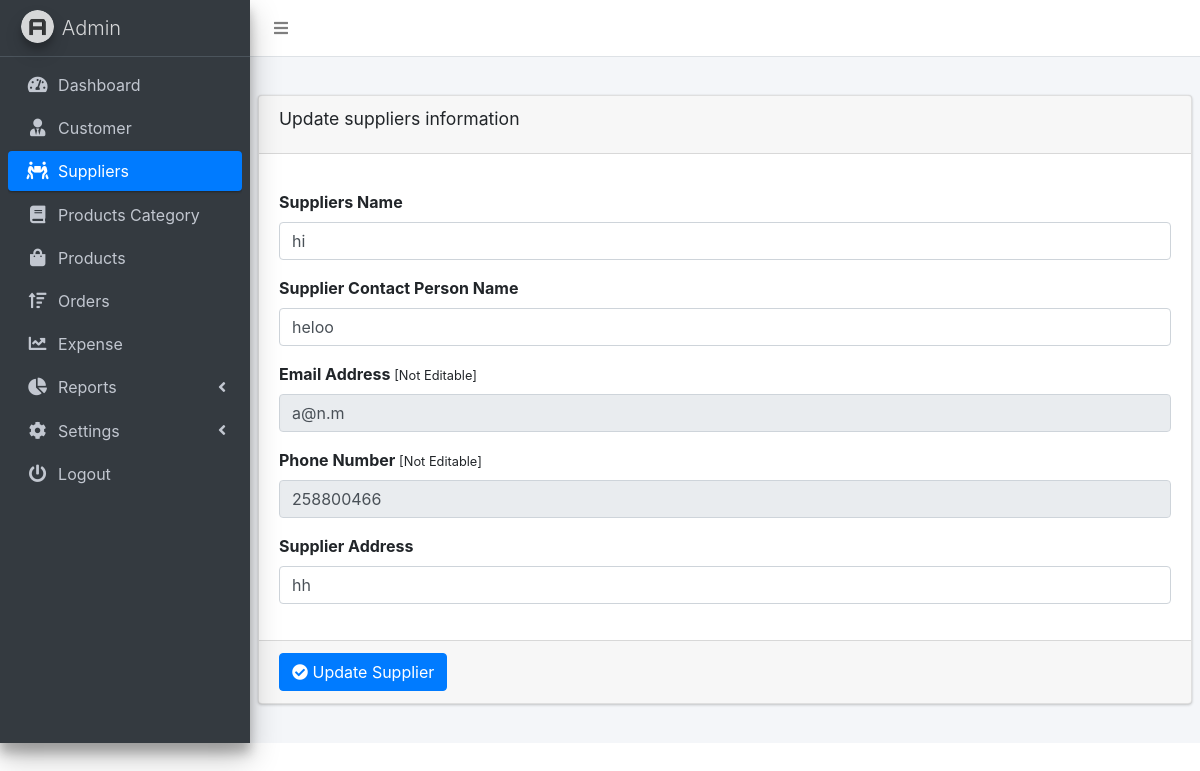
Page /edit_supplier.php?id=21 (signed in) on the committed database.
### tables this page shows
CREATE TABLE `suppliers` (
  `suppliers_id` int(255) NOT NULL,
  `suppliers_name` varchar(255) NOT NULL,
  `suppliers_contact_person` varchar(255) NOT NULL,
  `suppliers_cell` varchar(255) NOT NULL,
  `suppliers_email` varchar(255) NOT NULL,
  `suppliers_address` varchar(255) NOT NULL,
  `timestamp` timestamp NOT NULL DEFAULT current_timestamp() ON UPDATE current_timestamp()
);

### edit_supplier.php (the view, shortened to what this page needs)
<?php
if ($_SERVER["REQUEST_METHOD"] == "GET") {
  $getid = $_GET['id'];
  include('db_connect.php');
  if (!empty($getid)) {
    $query = mysqli_query($con, "SELECT * FROM suppliers WHERE suppliers_id='$getid'");
    $row = mysqli_fetch_assoc($query);
  }
}
?>
<!DOCTYPE html>
<html lang="en">
<head>
  <link rel="stylesheet" href="dist/css/preloader.css">
  <link rel="stylesheet" href="plugins/sweetalert2/sweetalert2.min.css">
  <link rel="stylesheet" href="plugins/fontawesome-free/css/all.min.css">
  <link rel="stylesheet" href="https://code.ionicframework.com/ionicons/2.0.1/css/ionicons.min.css">
  <link rel="stylesheet" href="plugins/datatables-bs4/css/dataTables.bootstrap4.min.css">
  <link rel="stylesheet" href="plugins/datatables-responsive/css/responsive.bootstrap4.min.css">
  <link rel="stylesheet" href="dist/css/adminlte.min.css">
  <link href="plugins/bootstrap/css/bootstrap.min.css" rel="stylesheet"/>
</head>
<body class="hold-transition sidebar-mini">
<div class="wrapper">
  <nav class="main-header navbar navbar-expand navbar-white navbar-light">
    <ul class="navbar-nav">
      <li class="nav-item">
        <a class="nav-link" data-widget="pushmenu" href="#" role="button"><i class="fas fa-bars"></i></a>
      </li>
    </ul>
  </nav>
  <aside class="main-sidebar sidebar-dark-primary elevation-4">
    <a href="#" class="brand-link">
      <img src="dist/img/AdminLTELogo.png"
           alt="AdminLTE Logo"
           class="brand-image img-circle elevation-3"
           style="opacity: .8">
      <span class="brand-text font-weight-light">Admin</span>
    </a>
    <div class="sidebar">
      <nav class="mt-2">
        <ul class="nav nav-pills nav-sidebar flex-column" data-widget="treeview" role="menu" data-accordion="false">
          <li class="nav-item">
            <a href="dashboard.php" class="nav-link">
              <i class="nav-icon fas fa-tachometer-alt"></i>
              <p>
                Dashboard
              </p>
            </a>
          </li>
          <li class="nav-item">
            <a href="customers.php" class="nav-link ">
              <i class="nav-icon fas fa-user-tie"></i>
              <p>
                Customer
              </p>
            </a>
          </li>
          <li class="nav-item">
            <a href="suppliers.php" class="nav-link active">
              <i class="nav-icon fas fa-people-carry"></i>
              <p>
                Suppliers
              </p>
            </a>
          </li>
          <li class="nav-item">
            <a href="category.php" class="nav-link">
              <i class="nav-icon fas fa-book"></i>
              <p>
                Products Category
              </p>
            </a>
          </li>
          <li class="nav-item">
            <a href="products.php" class="nav-link">
              <i class="nav-icon fas fa-shopping-bag"></i>
              <p>
                Products
              </p>
            </a>
          </li>
          <li class="nav-item">
            <a href="orders.php" class="nav-link">
              <i class="nav-icon fas fa-sort-amount-up"></i>
              <p>
                Orders
              </p>
            </a>
          </li>
          <li class="nav-item">
            <a href="expense.php" class="nav-link">
              <i class="nav-icon fas fa-chart-line"></i>
              <p>
                Expense
              </p>
            </a>
          </li>
          <li class="nav-item">
            <a href="#" class="nav-link">
              <i class="nav-icon fas fa-chart-pie"></i>
              <p>
                Reports
                <i class="right fas fa-angle-left"></i>
              </p>
            </a>
          </li>
          <li class="nav-item">
            <a href="products.php" class="nav-link">
              <i class="nav-icon fas fa-cog"></i>
              <p>
                Settings
                <i class="right fas fa-angle-left"></i>
              </p>
            </a>
          </li>
          <li class="nav-item">
            <a href="logout.php" class="nav-link">
              <i class="nav-icon fas fa-power-off"></i>
              <p>
                Logout
              </p>
            </a>
          </li>
        </ul>
      </nav>
    </div>
  </aside>
  <div class="content-wrapper">
    <section class="content-header">
    </section>
    <section class="content">
      <div class="row">
        <div class="col-12">
          <div class="card">
            <div class="card-header">
              <h3 class="card-title">Update suppliers information</h3>
            </div>
            <form role="form" id="quickForm" method="post" action="edit_supplier.php">
              <div class="card-body">
                <div class="form-group">
                  <label for="exampleInputSupplierName">Suppliers Name</label>
                  <input type="text" name="supplier_name" class="form-control" id="exampleInputSupplierName"
                         value="<?php echo $row['suppliers_name'] ?>">
                </div>
                <div class="form-group">
                  <label for="exampleInputSupplierName">Supplier Contact Person Name</label>
                  <input type="text" name="supplier_contact_person" class="form-control" id="exampleInputSupplierName"
                         value="<?php echo $row['suppliers_contact_person'] ?>">
                </div>
                <div class="form-group">
                  <label for="exampleInputEmail1">Email Address <small>[Not Editable]</small></label>
                  <input type="email" name="supplier_email" class="form-control" id="exampleInputEmail1" readonly
                         value="<?php echo $row['suppliers_email'] ?>">
                </div>
                <div class="form-group">
                  <label for="exampleInputPhone">Phone Number <small>[Not Editable]</small></label>
                  <input type="tel" name="supplier_phone" class="form-control" id="exampleInputPhone" readonly
                         value="<?php echo $row['suppliers_cell'] ?>">
                </div>
                <div class="form-group">
                  <label for="exampleInputAddress">Supplier Address</label>
                  <input type="text" name="supplier_address" class="form-control" id="exampleInputAddress"
                         value="<?php echo $row['suppliers_address'] ?>">
                </div>
              </div>
              <div class="card-footer">
                <button type="submit" id="update_supplier" class="btn btn-primary"> <i class="fa fa-check-circle"></i> Update Supplier</button>
              </div>
            </form>
          </div>
        </div>
      </div>
    </section>
  </div>
</div>
</body>
</html>

### rows in the picture
suppliers: supplier_name "hi", supplier_contact_person "heloo", supplier_email "a@n.m", supplier_phone "258800466", supplier_address "hh"
